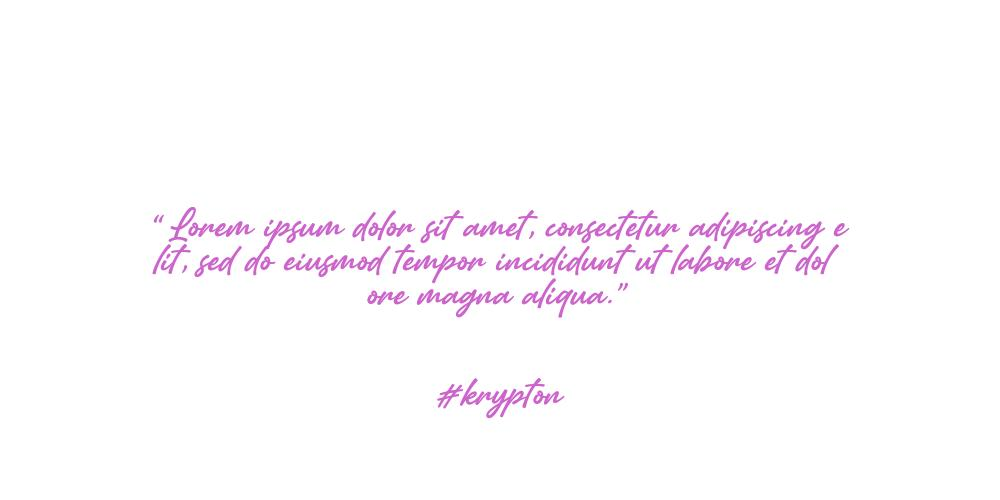

Here is the Python script that generated this plot:
from PIL import Image, ImageDraw, ImageFont
def desain(img,widthImage,heightImage):
    kata='“Lorem ipsum dolor sit amet, consectetur adipiscing elit, sed do eiusmod tempor incididunt ut labore et dolore magna aliqua.”'
    kata2=''
    x=0
    fonMax=[]
    draw=ImageDraw.Draw(img)
    font=ImageFont.truetype('./amertha.ttf',int(widthImage/28))
    print('luas : %s'%(widthImage*heightImage))
    print('quotes : %s'%(kata))
    maksWidthText=widthImage
    for i in kata:
        dra=draw.textsize(i, font)
        fonMax.append(dra[1])
        if x > maksWidthText:
            kata2+='\n%s'%(i)
            x=0
        else:
            kata2+=i
        x+=dra[0]
    print((x, maksWidthText))
    FM=max(fonMax)
    heightFm=0
    arr=kata2.split('\n')
    arr.append('')
    arr.append('')
    arr.append('#krypton')
    for i in arr:
        length=draw.textsize(i, font)
        width=(widthImage/2)-(length[0]/2)
        height=(heightImage/3)-(length[1]/2)
        heightFm+=FM/3
        draw.text((width, height+heightFm), i, align='center', font=font, fill=(204,100,204))
        print((width, height))
    img.save('main.jpg')
#img=Image.open('pil.jpg')
#x=1000
#y=500
#desain(Image.new('RGB',(x,y),color=(255,255,255)),x,y)
    